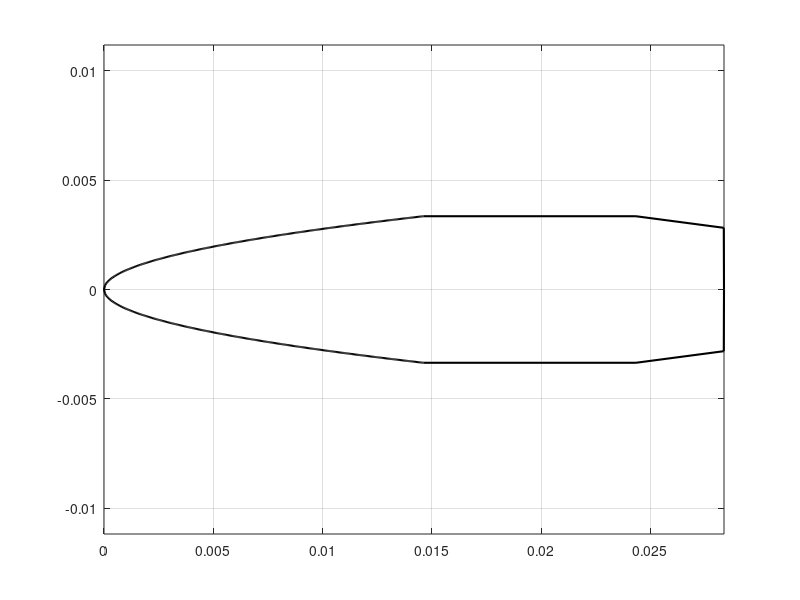
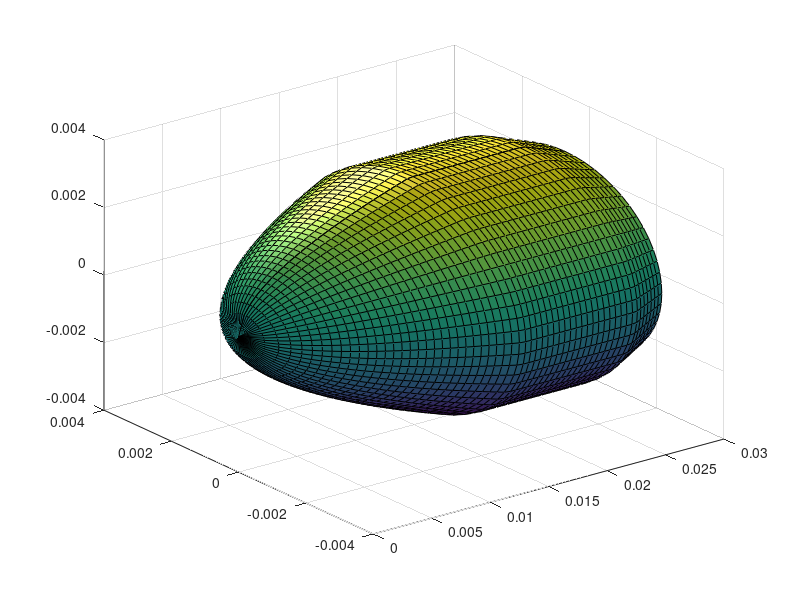

MATLAB code for these plots, in order: (Note: this script raises an error after producing the figures.)
clc
clear
close all

%% OGIVE
LNOSE = 0.014618;
DNOSE = 0.0067056;

% TNOSE = ;
nPOWER = 1/2;

xOgive = linspace(0,LNOSE,300);
rOgive = DNOSE/2 .* (xOgive./LNOSE).^nPOWER;

%% BODY
LCENTR = 0.009723;
DCENTR = DNOSE;

xBody = [0,LCENTR] + xOgive(end);
rBody = DCENTR/2 * ones(1,2);

%% BOATTAIL
LAFT = 0.00402;
DAFT = 0.005646;

xAft = [0,LAFT] + xBody(end);
rAft = [DCENTR/2,DAFT/2];


%% PLOT
x = [xOgive, xBody(2), xAft(2), xAft(end)+1e-5];
r = [rOgive, rBody(2), rAft(2), 0];

figure()
plot(x,r,'LineWidth',1.5,'Color','black');
grid on
hold on
plot(x,-r,'LineWidth',1.5,'Color','black');
axis equal

q = 60;
xq = linspace(0,x(end),q);
rq = interp1(x,r,xq);
[X,Y,Z] = cylinder(rq,q);
Z = Z*x(end);

figure()
s = [-45 170];
k = [0.6 .5 .6 5];
sl = surfl(Z,Y,X,s,k,'light');
sl(2).Color = 'w';
sl(1).EdgeColor = 'none';
sl(1).FaceColor = '#af7045';
%     'FaceAlpha',0.75,'EdgeAlpha',0,'FaceColor','black')
view(-135,25)
grid on
axis equal



